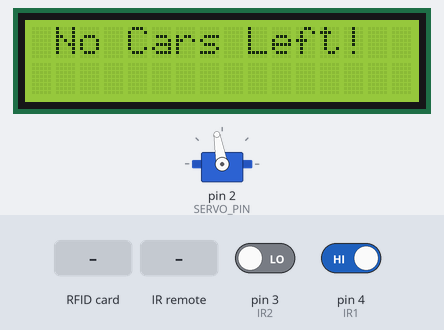
This sketch was run on a simulated Arduino Uno, built with avr-gcc and run on an emulated ATmega328P. Parts: 16×2 character LCD, servo. The test bench sets the inputs (shaded band); at power-on: pin 4 (IR1) HIGH, pin 3 (IR2) LOW. What the sketch prints to the serial monitor is not drawn.

Above: at 4.3 s.
4.4 s: pin 4 (IR1) driven LOW
At 8.5 s:
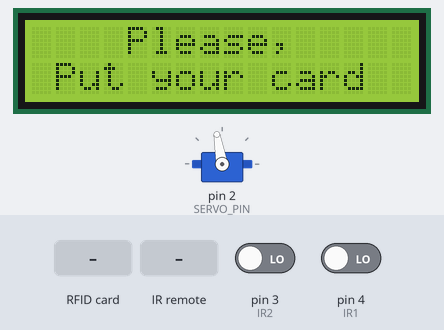
9.2 s: RFID card 5E 7A 19 C4 held to the reader
At 10.4 s:
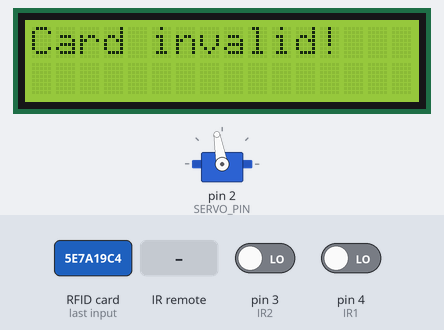
13.6 s: RFID card 23 92 6B 9D held to the reader
At 16.2 s:
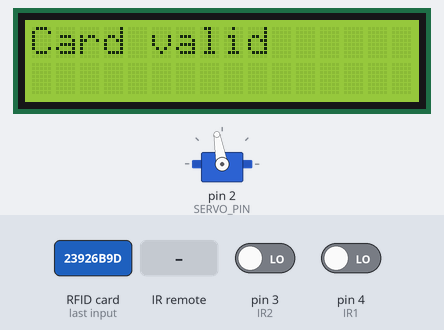
18.3 s: infrared code 0xC received
At 18.7 s:
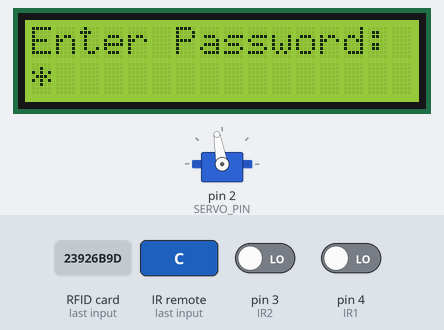
22.7 s: infrared code 0x18 received
At 23.2 s:
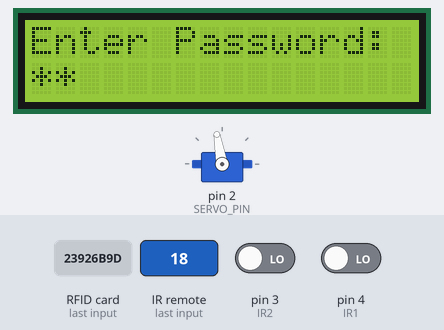
27.1 s: infrared code 0x5E received
At 27.8 s:
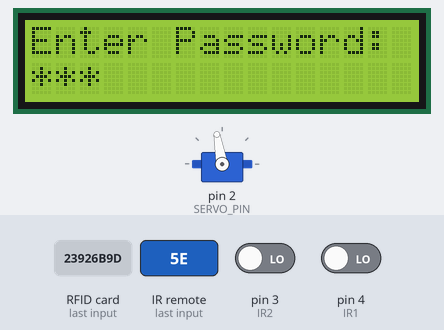
Timing chart, 0 to 30.1 s (numbered marks = the images above; inputs shaded):
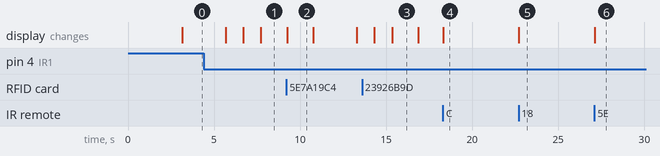

Measured:
- after the input at 4.4 s, the display: first differs from a run without the input after 2.3 s (image 1 shows a later state)
- after the input at 9.2 s, the display: changes at once (image 2)
- after the input at 13.6 s, the display: first differs from a run without the input after 1.7 s (image 3)
- after the input at 18.3 s, the display: changes at once (image 4)
- after the input at 22.7 s, the display: changes at once (image 5)
- after the input at 27.1 s, the display: changes at once (image 6)
- what the display in image 2 shows lasts 1.6 s, from 9.2 s to 10.8 s

The sketch:

project.ino
```cpp
#include <Wire.h>
#include <LiquidCrystal_I2C.h>
#include <Servo.h>
#include <SPI.h>
#include <MFRC522.h>
#include <IRremote.h>

#define SS_PIN 10
#define RST_PIN 9
#define SERVO_PIN 2
#define IR_PIN 8

LiquidCrystal_I2C lcd(0x27, 16, 2);
MFRC522 rfid(SS_PIN, RST_PIN);
Servo myservo;

const int IR_RECEIVE_PIN = IR_PIN;
String correctPassword = "1234";

int IR1 = 4;
int IR2 = 3;
int Slot = 4;
const int MaxSlots = 4;
bool carEntering = false;
bool carExiting = false;

String authorizedUID = "23 92 6B 9D";

// function declarations
bool askIRPassword();
void smoothOpenGate();
void smoothCloseGate();
void waitForSensor(int pin);
int rfidAndPasswordCheck();

void setup() {
  Serial.begin(9600);
  lcd.init();
  lcd.backlight();

  pinMode(IR1, INPUT);
  pinMode(IR2, INPUT);

  myservo.attach(SERVO_PIN);
  myservo.write(100);  // gate initially closed

  SPI.begin();
  rfid.PCD_Init();
  IrReceiver.begin(IR_RECEIVE_PIN, ENABLE_LED_FEEDBACK);

  lcd.setCursor(0, 0);
  lcd.print("  SMART ");
  lcd.setCursor(0, 1);
  lcd.print(" PARKING SYSTEM ");
  delay(3000);
  lcd.clear();
}

void loop() {
  if (digitalRead(IR1) == LOW && !carEntering && !carExiting) {
    carEntering = true;
    lcd.clear();
    lcd.setCursor(0, 0);
    lcd.print("Car Detected!");
    delay(1000);

    if (Slot > 0) {
      int pass = rfidAndPasswordCheck();
      if (pass == 1) {
        smoothOpenGate();
        Slot--;
        lcd.clear();
        lcd.setCursor(0, 0);
        lcd.print("Gate Opened!");
        delay(1500);
        waitForSensor(IR2);
        smoothCloseGate();
        lcd.clear();
        lcd.print("Gate Closed!");
        delay(1500);
      }
    } else {
      lcd.clear();
      lcd.setCursor(0, 0);
      lcd.print("  Parking Full ");
      delay(2500);
    }

    carEntering = false;
  }

  if (digitalRead(IR2) == LOW && !carExiting && !carEntering) {
    if (Slot == MaxSlots) {
      lcd.clear();
      lcd.print(" No Cars Left! ");
      delay(2500);
    } else {
      carExiting = true;
      smoothOpenGate();
      Slot++;
      lcd.clear();
      lcd.print("Car Exiting...");
      delay(1500);
      waitForSensor(IR1);
      smoothCloseGate();
      lcd.clear();
      lcd.print("Gate Closed!");
      delay(1500);
      carExiting = false;
    }
  }

  lcd.setCursor(0, 0);
  lcd.print("   WELCOME!     ");
  lcd.setCursor(0, 1);
  lcd.print("Slots Left: ");
  lcd.print(Slot);
  delay(1000);
}

int rfidAndPasswordCheck() {
  lcd.clear();
  lcd.setCursor(4, 0);
  lcd.print("Please,");
  lcd.setCursor(1, 1);
  lcd.print("Put your card");

  while (!rfid.PICC_IsNewCardPresent() || !rfid.PICC_ReadCardSerial()) {
    delay(350);
  }

  String scannedUID = "";
  for (byte i = 0; i < rfid.uid.size; i++) {
    if (rfid.uid.uidByte[i] < 0x10) scannedUID += "0"; // leading zero
    scannedUID += String(rfid.uid.uidByte[i], HEX);
    if (i < rfid.uid.size - 1) scannedUID += " ";
  }
  scannedUID.toUpperCase();

  lcd.clear();
  if (scannedUID == authorizedUID) {
    lcd.print("Card valid");
    delay(1500);
    if (askIRPassword()) {
      return 1;
    } else {
      lcd.clear();
      lcd.print("Access Denied");
      delay(1500);
      return 0;
    }
  } else {
    lcd.print("Card invalid!");
    delay(1500);
    return 0;
  }
}

bool askIRPassword() {
  lcd.clear();
  lcd.setCursor(0, 0);
  lcd.print("Enter Password:");

  String input = "";
  unsigned long lastInputTime = millis();
  const unsigned long timeout = 15000;

  while (millis() - lastInputTime < timeout) {
    if (IrReceiver.decode()) {
      uint8_t command = IrReceiver.decodedIRData.command;
      Serial.print("Command: 0x");
      Serial.println(command, HEX);

      switch (command) {
        case 0xC: input += '1'; break;
        case 0x18: input += '2'; break;
        case 0x5E: input += '3'; break;
        case 0x8: input += '4'; break;
        case 0x1C: input += '5'; break;
        case 0x5A: input += '6'; break;
        case 0x42: input += '7'; break;
        case 0x52: input += '8'; break;
        case 0x4A: input += '9'; break;
        case 0x16: input += '0'; break;
        case 0x19: input = ""; break; // red button for clearing
        case 0x46: // mode button for verifying
          if (input == correctPassword) {
            lcd.clear();
            lcd.print("Access Granted");
            delay(1500);
            IrReceiver.resume(); // resume after success
            return true;
          } else {
            lcd.clear();
            lcd.print("Wrong Password");
            delay(1500);
            IrReceiver.resume(); // resume after failure
            return false;
          }
      }

      // show asterisks
      lcd.setCursor(0, 1);
      lcd.print("                ");
      lcd.setCursor(0, 1);
      for (unsigned int i = 0; i < input.length(); i++) lcd.print("*");

      lastInputTime = millis();
      IrReceiver.resume();
    }
  }

  lcd.clear();
  lcd.print("Timeout!");
  delay(1500);
  IrReceiver.resume();
  return false;
}

void smoothCloseGate() {
  for (int pos = 0; pos <= 100; pos++) {
    myservo.write(pos);
    delay(10);
  }
}

void waitForSensor(int pin) {
  while (digitalRead(pin) == HIGH) delay(100);
  while (digitalRead(pin) == LOW) delay(100);
}

void smoothOpenGate() {
  for (int pos = 100; pos >= 0; pos--) {
    myservo.write(pos);
    delay(10);
  }
}
```
